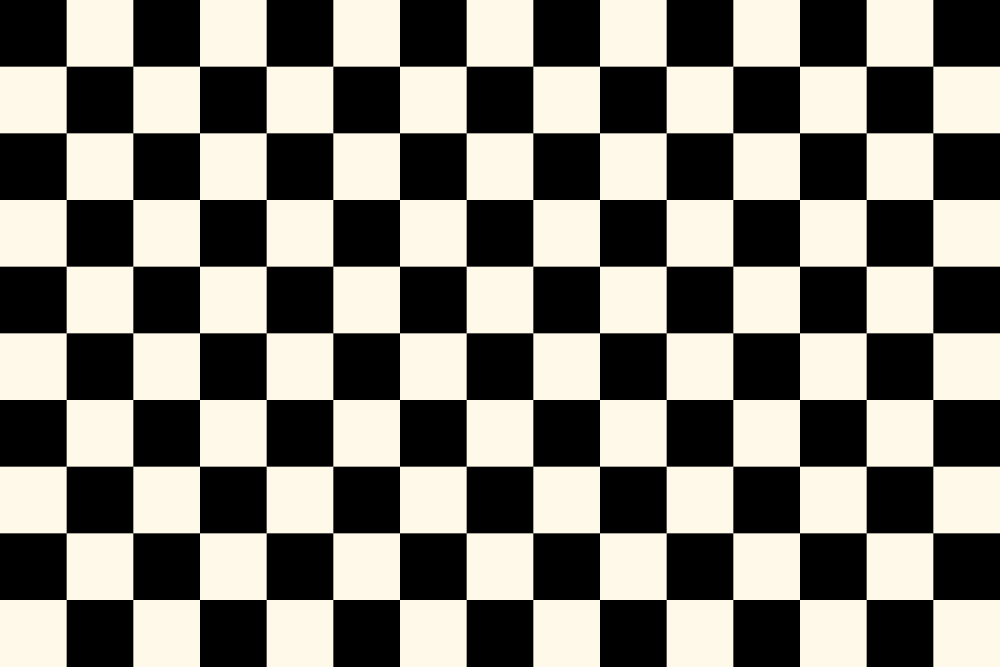
#> input picture opencv/demoimages/10104782.jpg, 3000 x 2000 px (shown at 1/3 size); its folder holds only this picture in this run
$ python cameracalibration.py
#> lines starting #> are read from the running program, lines starting #| are printed output that depends on the picture; after the words box and inside, x2 and y2 are one past the last pixel; in counts of white or black regions, pixels touching at a corner belong together
import os
import cv2
import numpy as np
import matplotlib.pyplot as plt
import glob

def calibrateCamera(showPics=False):
#> called with showPics = True
    root = os.getcwd()
    calibrationDir = os.path.join(root, 'demoimages')
    imagePathList = glob.glob(os.path.join(calibrationDir, '*82.jpg'))
    nrows = 9
    ncols = 14

    termcriteria = (cv2.TERM_CRITERIA_EPS + cv2.TERM_CRITERIA_MAX_ITER, 30, 0.001)
    worldptscurr = np.zeros((nrows * ncols, 3), np.float32)
    worldptscurr[:, :2] = np.mgrid[0:ncols, 0:nrows].T.reshape(-1, 2)

    worldptsList = []
    imgptsList = []

    for curImage in imagePathList:
        imgBGR = cv2.imread(curImage)
#> imgBGR is the input picture: shape (2000, 3000, 3); mean B, G, R 116.5, 124.5, 127.5
        if imgBGR is None:
            continue

        imgGray = cv2.cvtColor(imgBGR, cv2.COLOR_BGR2GRAY)
#> imgGray: shape (2000, 3000); values 0 (black) and 249 (white), 50% white; 1 white region, box (x1, y1, x2, y2) and area: (0, 0, 3000, 2000) 3000000
        cornersFound, cornersOrg = cv2.findChessboardCorners(imgGray, (ncols, nrows), None)
#> cornersFound = True; cornersOrg = 126 rows, first 8: [199.5, 199.5], [399.5, 199.5], [599.5, 199.5], [799.5, 199.5], [999.5, 199.5], [1199.5, 199.5], [1399.5, 199.5], [1599.5, 199.5]
        if cornersFound:
            worldptsList.append(worldptscurr)
            cornersRefined = cv2.cornerSubPix(imgGray, cornersOrg, (11, 11), (-1, -1), termcriteria)
#> cornersRefined has the same summary as cornersOrg
            imgptsList.append(cornersRefined)
            if showPics:
                cv2.drawChessboardCorners(imgBGR, (ncols, nrows), cornersRefined, cornersFound)
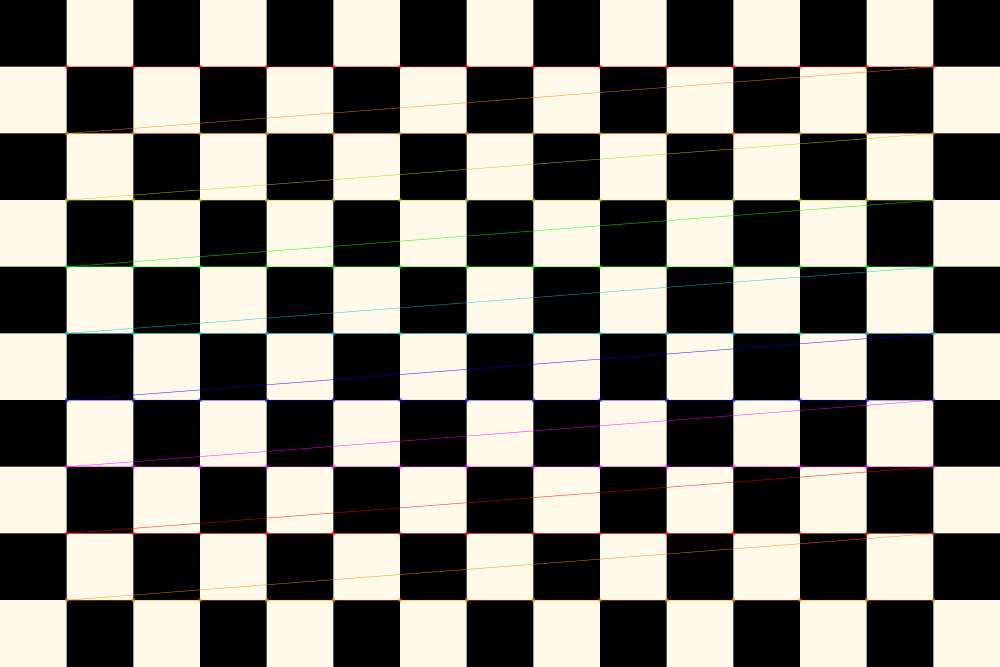
#> imgBGR: shape (2000, 3000, 3) (shown at 1/3 size); mean B, G, R 116.1, 124.3, 127.9
                cv2.imshow("Chessboard Corners", imgBGR)
                cv2.waitKey(0)

    cv2.destroyAllWindows()

    if len(worldptsList) == 0 or len(imgptsList) == 0:
        print("[ERROR] No valid chessboard corners found.")
        return None, None

    retError, camMatrix, distCoeffs, rvecs, tvecs = cv2.calibrateCamera(
        worldptsList, imgptsList, imgGray.shape[::-1], None, None)
#> retError = 13968.7; camMatrix = [[3.31e+19, 0, 1107.1], [0, 3.31e+19, 934.6], [0, 0, 1]]; distCoeffs = [[-2.84e-26, -4.04e-58, -2.76e-10, -3.92e-09, 5.27e-87]]; rvecs = ([1.51, 0.0982, -0.0583],); tvecs = ([-6.77, -0.363, 9.01e+15],)

    print('Camera Matrix:\n', camMatrix)
#| Camera Matrix:
#|  [[3.31100566e+19 0.00000000e+00 1.10713580e+03]
#|  [0.00000000e+00 3.31100566e+19 9.34569958e+02]
#|  [0.00000000e+00 0.00000000e+00 1.00000000e+00]]
    print("Reprojection Error (pixels): {:.4f}".format(retError))
#| Reprojection Error (pixels): 13968.7238

    paraPath = os.path.join(root, 'calibration.npz')
    np.savez(paraPath, camMatrix=camMatrix, distCoeffs=distCoeffs, rvecs=rvecs, tvecs=tvecs)

    return camMatrix, distCoeffs

def removeDistortion(camMatrix, distCoeff):
    root = os.getcwd()
    imgPath = os.path.join(root, 'demoimages', 'Prem_picture.JPG')
    img = cv2.imread(imgPath)

    if img is None:
        print("[ERROR] Could not load image for undistortion.")
        return

    height, width = img.shape[:2]
    camMatrixNew, roi = cv2.getOptimalNewCameraMatrix(camMatrix, distCoeff, (width, height), 1, (width, height))
    imgUndistorted = cv2.undistort(img, camMatrix, distCoeff, None, camMatrixNew)

    cv2.line(img, (1769, 103), (1780, 103), (255, 255, 255), 2)
    cv2.line(imgUndistorted, (1769, 103), (1780, 922), (255, 255, 255), 2)

    plt.figure()
    plt.subplot(121)
    plt.title("Original")
    plt.imshow(cv2.cvtColor(img, cv2.COLOR_BGR2RGB))
    plt.subplot(122)
    plt.title("Undistorted")
    plt.imshow(cv2.cvtColor(imgUndistorted, cv2.COLOR_BGR2RGB))
    plt.show()

def runCalibration():
    calibrateCamera(showPics=True)

def runRemoveDistortion():
    camMatrix, distCoeff = calibrateCamera(showPics=False)
    if camMatrix is not None and distCoeff is not None:
        removeDistortion(camMatrix, distCoeff)

if __name__ == '__main__':
    runCalibration()
    #runRemoveDistortion()
